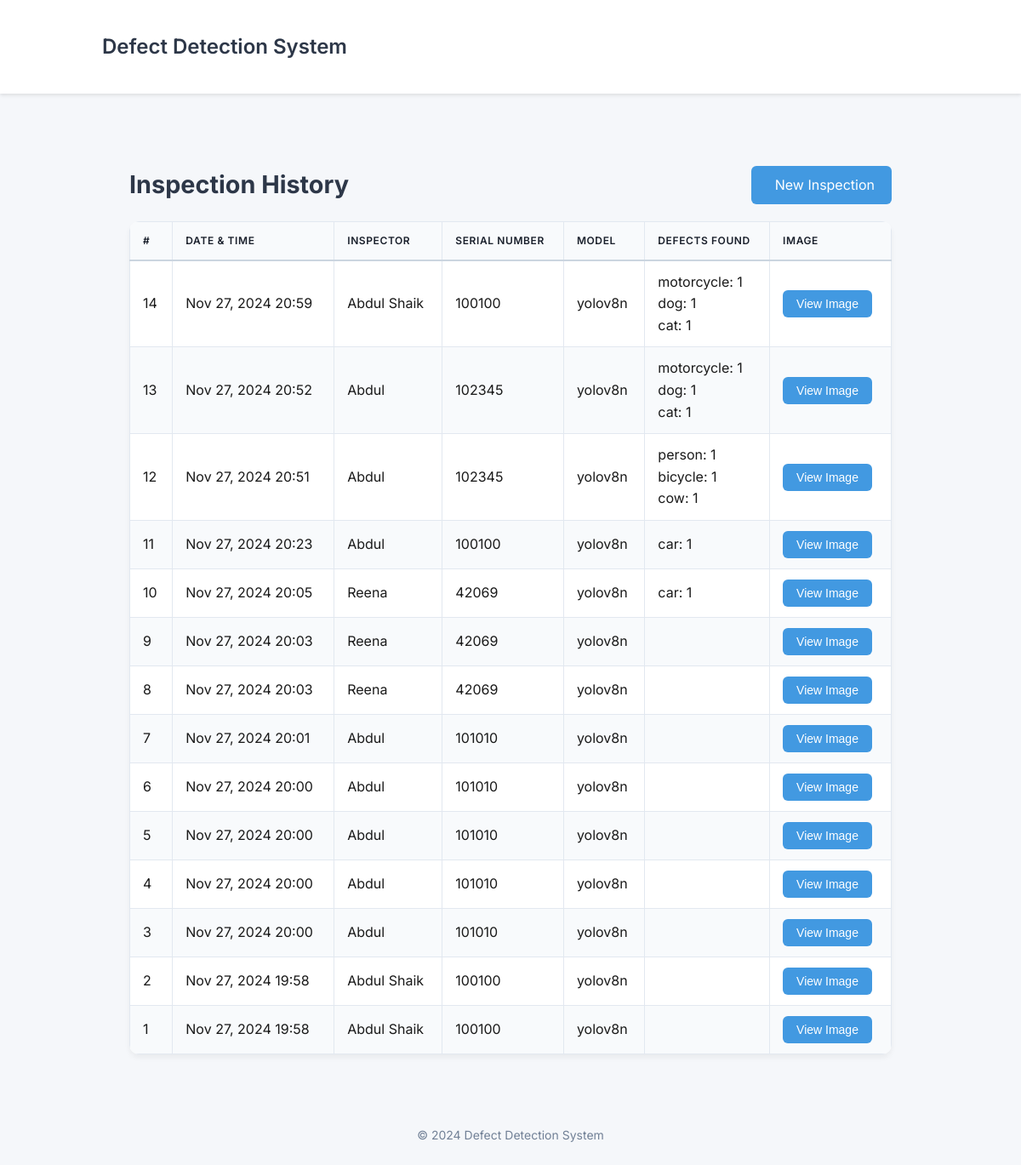
The page /history/ on the database as committed earlier.
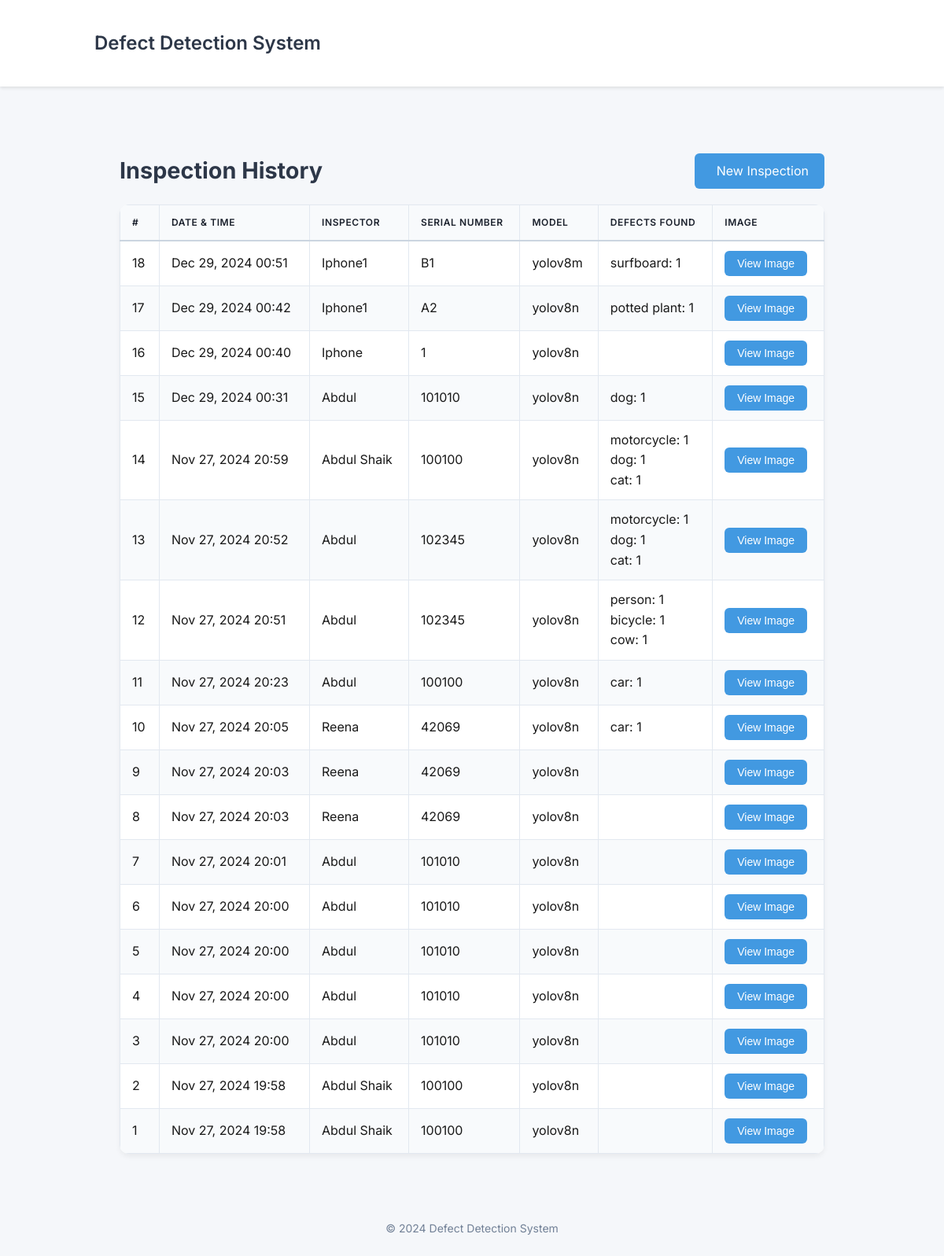
The same page on the database as committed later.
### defect_app/models.py (models this page shows, shortened)
class DefectDetection(models.Model):
    name = models.CharField(max_length=100)
    serial_number = models.CharField(max_length=100)
    model_type = models.CharField(max_length=20)
    inspection_date = models.DateTimeField(auto_now_add=True)
    defect_results = models.JSONField()  # Store defect types and counts
    image = models.ImageField(upload_to='defect_images/')
    class Meta:
        ordering = ['-inspection_date']

### defect_app/views.py (the view)
# urls.py: path('history/', views.inspection_history, name='inspection_history'),
def inspection_history(request):
    inspections = DefectDetection.objects.all().order_by('-inspection_date')
    return render(request, 'defect_app/history.html', {'inspections': inspections})

### defect_app/templates/defect_app/history.html (shortened to what this page needs)
{% extends 'defect_app/base.html' %}
{% load static %}
{% block content %}
<div class="history-container">
    <div class="header-section">
        <h2>Inspection History</h2>
        <a href="{% url 'inspection_page' %}" class="new-inspection-btn">
             New Inspection
        </a>
    </div>
    {% if inspections %}
    <div class="table-responsive">
        <table class="inspection-table">
            <thead>
                <tr>
                    <th>#</th>
                    <th>Date & Time</th>
                    <th>Inspector</th>
                    <th>Serial Number</th>
                    <th>Model</th>
                    <th>Defects Found</th>
                    <th>Image</th>
                </tr>
            </thead>
            <tbody>
                {% for inspection in inspections %}
                <tr>
                    <td>{{ inspection.id }}</td>
                    <td>{{ inspection.inspection_date|date:"M d, Y H:i" }}</td>
                    <td>{{ inspection.name }}</td>
                    <td>{{ inspection.serial_number }}</td>
                    <td>{{ inspection.model_type }}</td>
                    <td>
                        {% for defect_type, count in inspection.defect_results.items %}
                            <div>{{ defect_type }}: {{ count }}</div>
                        {% endfor %}
                    </td>
                    <td>
                        <button class="view-image-btn" data-image="{{ inspection.image.url }}">
                            View Image
                        </button>
                    </td>
                </tr>
                {% endfor %}
            </tbody>
        </table>
    </div>
    {% else %}
    <div class="no-data">
        <p>No inspections found</p>
        <a href="{% url 'inspection_page' %}" class="new-inspection-btn">Create First Inspection</a>
    </div>
    {% endif %}
</div>
{% endblock %}

Rows that differ between the two databases and show on the page:
added DefectDetection: id "18", inspection_date "Dec 29, 2024 00:51", name "Iphone1", serial_number "B1", model_type "yolov8m", defect_results "surfboard", defect_results "1"
added DefectDetection: id "17", inspection_date "Dec 29, 2024 00:42", name "Iphone1", serial_number "A2", model_type "yolov8n", defect_results "potted plant", defect_results "1"
added DefectDetection: id "16", inspection_date "Dec 29, 2024 00:40", name "Iphone", serial_number "1", model_type "yolov8n"
added DefectDetection: id "15", inspection_date "Dec 29, 2024 00:31", name "Abdul", serial_number "101010", model_type "yolov8n", defect_results "dog", defect_results "1"
